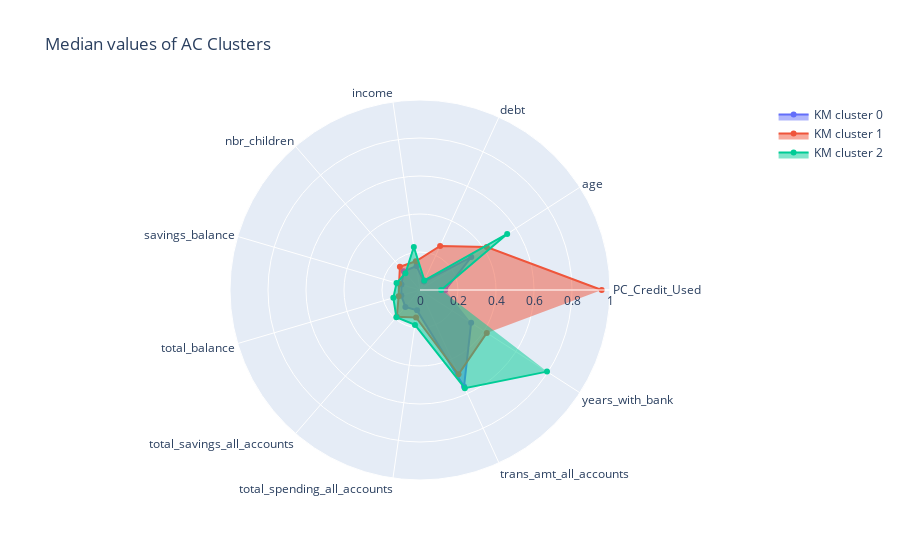

Here is the notebook cell this chart was saved with:
### Code cell
# Using AC clusters and medians, make radar plot with sorted columns

fig = go.Figure()

fig.add_trace(go.Scatterpolar(
      r=modelData.groupby('cluster_ac').mean().loc[0,categories],
      theta=categories,
      fill='toself',
      name='KM cluster 0'
))
fig.add_trace(go.Scatterpolar(
      r=modelData.groupby('cluster_ac').mean().loc[1,categories],
      theta=categories,
      fill='toself',
      name='KM cluster 1'
))

fig.add_trace(go.Scatterpolar(
      r=modelData.groupby('cluster_ac').mean().loc[2,categories],
      theta=categories,
      fill='toself',
      name='KM cluster 2'
))
fig.update_layout(title='Median values of AC Clusters',
  polar=dict(
    radialaxis=dict(
      visible=True,
      range=[0, 1]
    )),
  showlegend=True
)

fig.show()

### Figure 1 — Plotly figure (JSON) as saved in the notebook; plotly's stock layout.template omitted (floating-point values rounded to 4 significant figures)
{"data": [{"fill": "toself", "name": "KM cluster 0", "r": [0.133, 0.3207, 0.04901, 0.1273, 0.1308, 0.102, 0.1026, 0.1177, 0.1082, 0.5583, 0.32], "theta": ["PC_Credit_Used", "age", "debt", "income", "nbr_children", "savings_balance", "total_balance", "total_savings_all_accounts", "total_spending_all_accounts", "trans_amt_all_accounts", "years_with_bank"], "type": "scatterpolar"}, {"fill": "toself", "name": "KM cluster 1", "r": [0.9562, 0.4178, 0.255, 0.1526, 0.1616, 0.1148, 0.1172, 0.1862, 0.1459, 0.4877, 0.4181], "theta": ["PC_Credit_Used", "age", "debt", "income", "nbr_children", "savings_balance", "total_balance", "total_savings_all_accounts", "total_spending_all_accounts", "trans_amt_all_accounts", "years_with_bank"], "type": "scatterpolar"}, {"fill": "toself", "name": "KM cluster 2", "r": [0.1111, 0.5454, 0.05562, 0.2283, 0.117, 0.1287, 0.1462, 0.1899, 0.1858, 0.5678, 0.7945], "theta": ["PC_Credit_Used", "age", "debt", "income", "nbr_children", "savings_balance", "total_balance", "total_savings_all_accounts", "total_spending_all_accounts", "trans_amt_all_accounts", "years_with_bank"], "type": "scatterpolar"}], "layout": {"polar": {"radialaxis": {"range": [0, 1], "visible": true}}, "showlegend": true, "title": {"text": "Median values of AC Clusters"}}}
